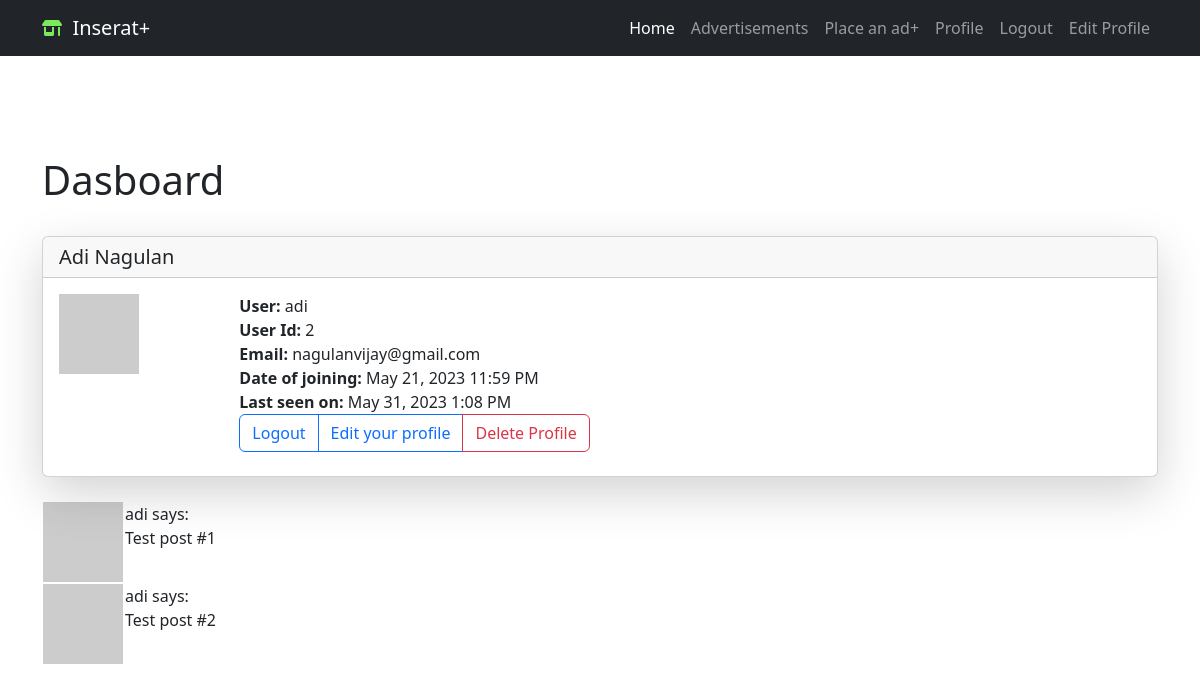
The page /user/adi (signed in) on the database its author committed.
### app/models/login.py (models this page shows, shortened)
class User(db.Model, UserMixin):
    id = db.Column(db.Integer, primary_key=True)
    first_name = db.Column(db.String(50), nullable=False)
    last_name = db.Column(db.String(50), nullable=False)
    username = db.Column(db.String(20), unique=True, nullable=False)
    email = db.Column(db.String(120), unique=True, nullable=False)
    password_hash = db.Column(db.String(128), nullable=False)
    user_adedd = db.Column(db.DateTime, default=datetime.utcnow)
    last_seen = db.Column(db.DateTime, default=datetime.utcnow)
    is_admin = db.Column(db.Boolean, default=False)
    is_blocked = db.Column(db.Boolean, default=False)  # registered users can be blocked from logging in
    advertisements = db.relationship('Advertisement', backref='user', lazy=True)
    def avatar(self, size):
        digest = md5(self.email.lower().encode('utf-8')).hexdigest()
        return 'https://www.gravatar.com/avatar/{}?d=identicon&s={}'.format(
            digest, size
            )

### app/routes.py (the view)
@app.route('/user/<username>')
@login_required
def user(username):
    user = User.query.filter_by(username=username).first_or_404()
    posts = [
        {'author': user, 'body': 'Test post #1'},
        {'author': user, 'body': 'Test post #2'}
    ]
    return render_template('user.html', user=user, posts=posts)

### app/models/controlpanel.py (called while the page is built)
@app.context_processor
def security_context_processor():
    return dict(
        admin_base_template=admin.base_template,
        admin_view=admin.index_view,
        h=admin_helpers,
        get_url=url_for
    )

### app/models/login.py (called while the page is built)
@login.user_loader
def load_user(id):
    return User.query.get(int(id))

### app/routes.py (called while the page is built)
@app.before_request
def before_request():
    if current_user.is_authenticated:
        formatted_time = datetime.utcnow().strftime("%d-%b-%Y %H:%M:%S")
        current_user.last_seen = datetime.strptime(formatted_time, "%d-%b-%Y %H:%M:%S")
        db.session.commit()

### app/templates/user.html (shortened to what this page needs)
{% extends "base.html" %}
{% block content %}
<div class="container custom-container ">
  <h1>Dasboard</h1><br/>
  <div class="card shadow-lg">
    <h5 class="card-header">
      {{ user.first_name }}  {{ user.last_name }}</h5>
    <div class="card-body">
      <div class="card-title">
        <div class="row  g-0">
          <div class="col-sm-2 ">
            <img src="{{ user.avatar(128) }}">
          </div>
               <div class="col-sm-5">
                <strong>User:</strong>
                {{ user.username }}<br/>
                <strong>User Id:</strong>
                {{ user.id }}<br/>
                <strong>Email:</strong>
                {{ user.email }}<br/>
                {% if user.user_adedd %}
                <strong>Date of joining:</strong>
                {{ moment(user.user_adedd).format('LLL') }}<br/>
                {% endif %}
                {% if user.last_seen %}
                <strong>Last seen on:</strong>
                {{ moment(user.last_seen).format('LLL') }}<br/>
                {% endif %}
                <form action="{{ url_for('delete_profile') }}" method="POST" onsubmit="return confirm('Are you sure you want to delete your profile?');">
                  <div class="btn-group" role="group" aria-label="Basic outlined example">
                    <a href="{{ url_for('logout') }}" class="btn btn-outline-primary" role="button">Logout</a>
                    <a href="{{ url_for('edit_profile') }}" class="btn btn-outline-primary" role="button">Edit your profile</a>
                    <button type="submit" class="btn btn-outline-danger">Delete Profile</button>
                </form>
                </div>
             </div>
        </div>
      </div>
    </div>
  </div>
<br>
  {% if current_user.is_admin %}
  {% else %}
          <div class="container">
          {% for post in posts %}
              {% include 'includes/_post.html' %}
          {% endfor %}
  {% endif %}
</div>
{% endblock %}

### app/templates/includes/_post.html
{% block content %}
  <table>
    <tr valign="top">
        <td><img src="{{ post.author.avatar(36) }}"></td>
        <td>{{ post.author.username }} says:<br>{{ post.body }}</td>
    </tr>
</table>
{% endblock %}

### app/templates/user.html (style rules this page uses)
.custom-container { margin-top: 50px; }

### rows shown on the page
User: first_name "Adi", last_name "Nagulan", username "adi", id "2", email "nagulanvijay@gmail.com", user_adedd "May 21, 2023 11:59 PM", last_seen "May 31, 2023 1:08 PM", author.username "adi" "adi"

### other values the page prints
{{ post.body }} "Test post #1" "Test post #2"
